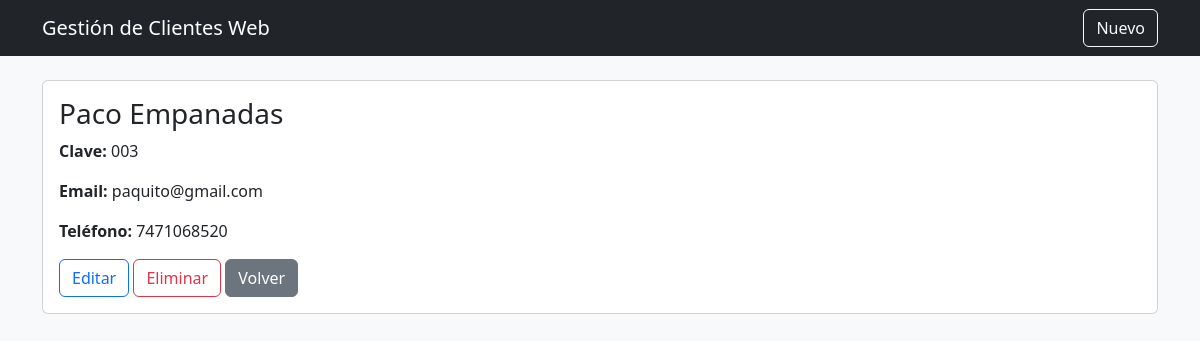
Screenshot of /clientes/4/ with the database file from the repository.
### clientes/models.py (models this page shows, shortened)
class Cliente(models.Model):
    clave = models.CharField(max_length=20, unique=True)
    nombre = models.CharField(max_length=120, db_index=True)
    email = models.EmailField(blank=True)
    telefono = models.CharField(max_length=30, blank=True)
    creado = models.DateTimeField(auto_now_add=True)
    actualizado = models.DateTimeField(auto_now=True)

### clientes/views.py (the view)
# urls.py: path("<int:pk>/", views.ClienteDetailView.as_view(), name="detail"),
class ClienteDetailView(DetailView):
    model = Cliente
    template_name = "clientes/cliente_detail.html"
    context_object_name = "cliente"

### clientes/templates/clientes/cliente_detail.html (shortened to what this page needs)
{% extends "clientes/base.html" %}
{% block content %}
  <div class="card">
    <div class="card-body">
      <h3>{{ cliente.nombre }}</h3>
      <p><strong>Clave:</strong> {{ cliente.clave }}</p>
      <p><strong>Email:</strong> {{ cliente.email }}</p>
      <p><strong>Teléfono:</strong> {{ cliente.telefono }}</p>
      <a class="btn btn-outline-primary" href="{% url 'clientes:update' cliente.pk %}">Editar</a>
      <a class="btn btn-outline-danger" href="{% url 'clientes:delete' cliente.pk %}">Eliminar</a>
      <a class="btn btn-secondary" href="{% url 'clientes:list' %}">Volver</a>
    </div>
  </div>
{% endblock %}

### rows the page displays
Cliente: nombre "Paco Empanadas", clave "003", email "paquito@gmail.com", telefono "7471068520"
